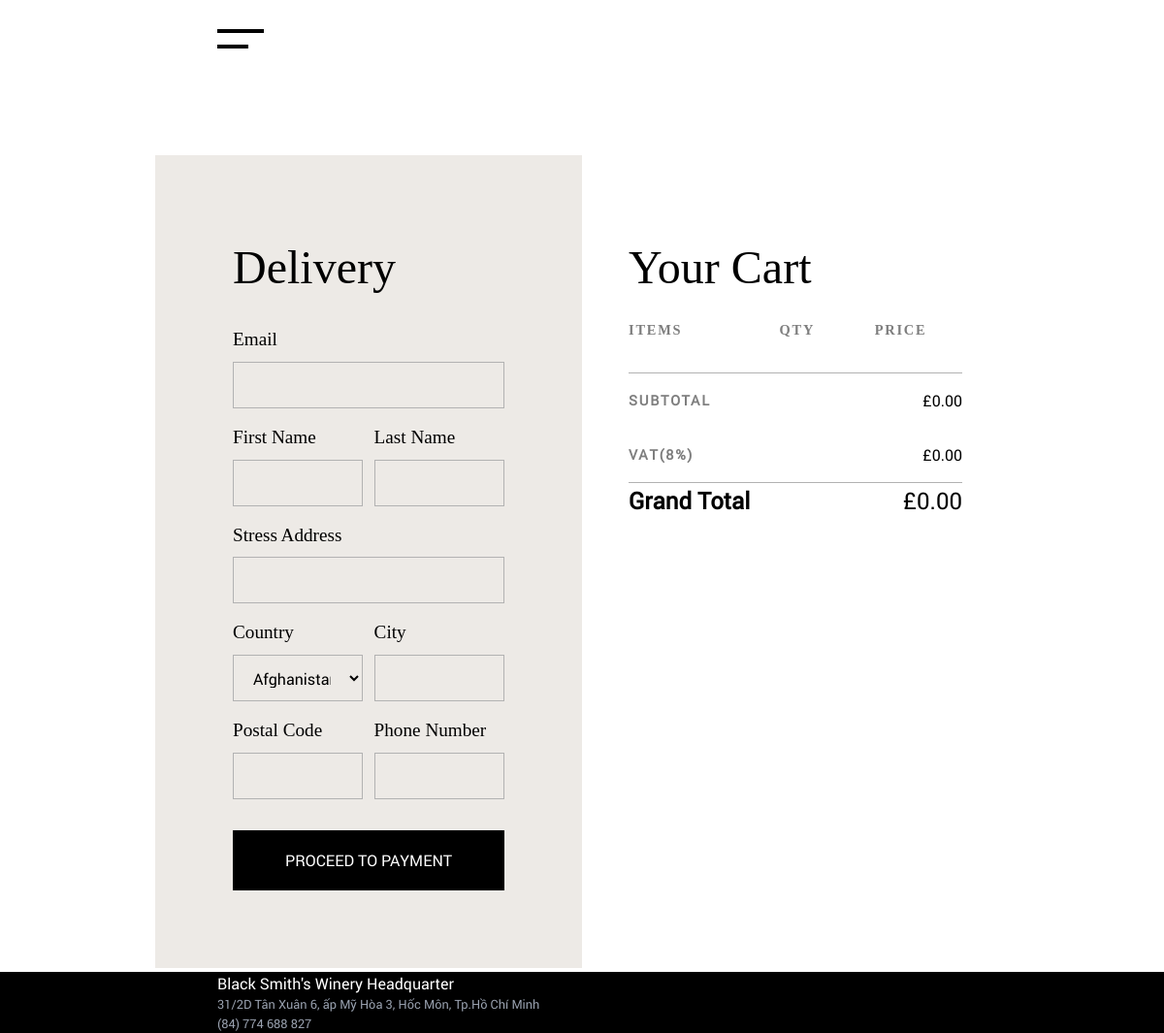
The app's page /checkout/shipping/, older data.
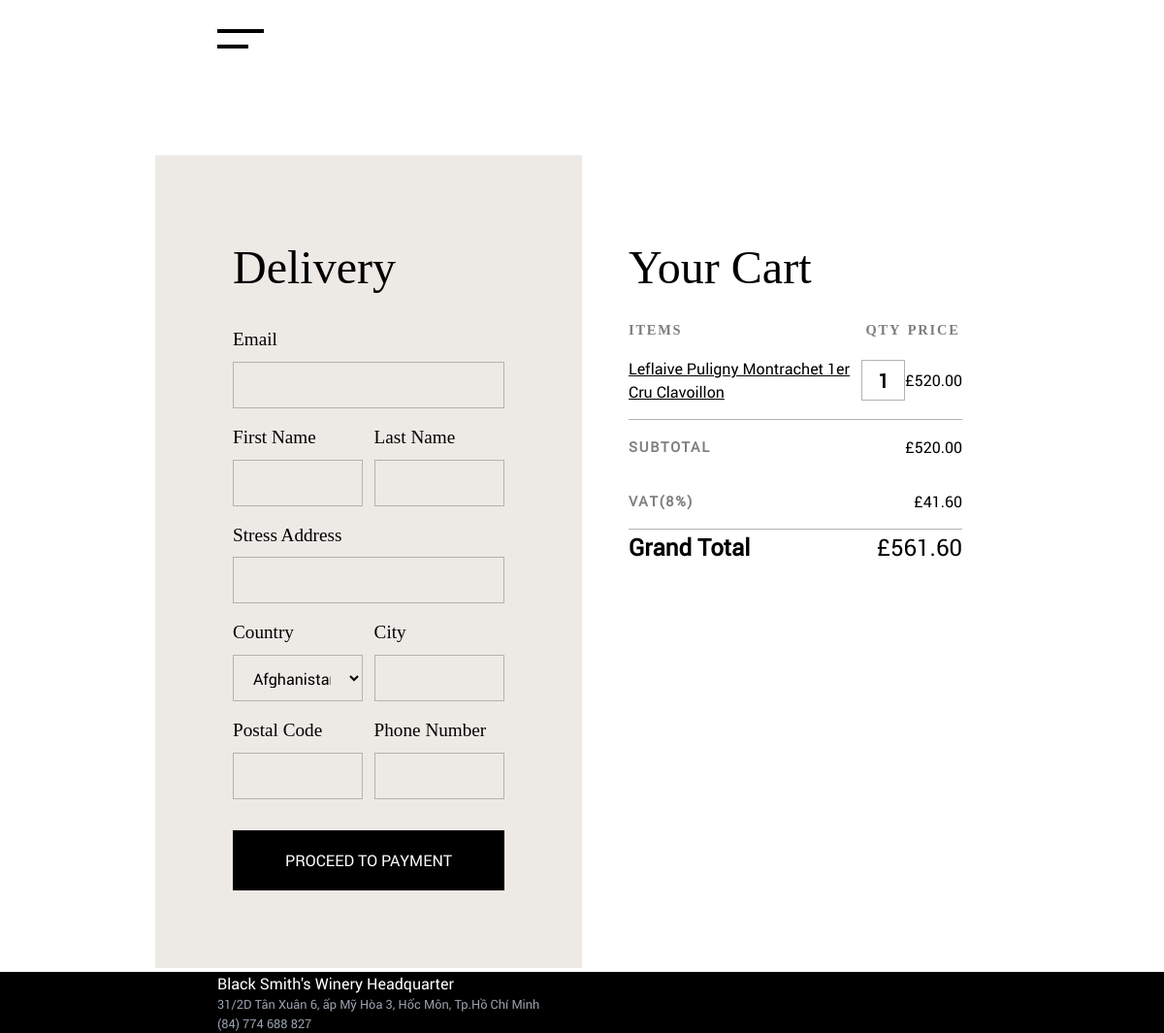
The same page, newer data.
### cart/models/cartitem.py (models this page shows)
class CartItem(models.Model):
    cart = models.ForeignKey(Cart, on_delete=models.CASCADE, related_name="items")
    product = models.ForeignKey(Product, on_delete=models.CASCADE)
    quantity = models.PositiveIntegerField(default=1)
    def get_total_price(self):
        return self.product.price * self.quantity

### shop/models/product.py (models this page shows, shortened)
class Product(models.Model):
    sku = models.CharField(max_length=50,unique=True)
    slug = models.SlugField(unique=True,blank=True)
    name = models.CharField(max_length=50)
    description = models.TextField(blank=True, null=True)
    category = models.ForeignKey(Category, on_delete=models.CASCADE, related_name='products')
    brand = models.ForeignKey(Brand, on_delete=models.CASCADE, related_name='products')
    country = models.ForeignKey(Country, on_delete=models.CASCADE, related_name='products')
    price = models.DecimalField(decimal_places=2, max_digits=12)
    volume = models.PositiveIntegerField()
    abv = models.DecimalField(decimal_places=2, max_digits=5)
    vintage = models.PositiveSmallIntegerField()
    image = models.ImageField(upload_to='products/', blank=True, null=True)

### checkout/views.py (the view, shortened to what this page needs)
# urls.py: path("shipping/", views.shipping, name="checkout/shipping"),
def shipping(request):
    session_data = request.session.get("shipping", {})
    cart = Cart.get_cart(request)
    initial = {}
    initial["customer_phone"] = session_data.get("customer_phone", "")
    initial["country"] = session_data.get("country", "")
    initial["city"] = session_data.get("city", "")
    initial["postal_code"] = session_data.get("postal_code", "")
    initial["address"] = session_data.get("address", "")
    if request.user.is_authenticated:
        initial["customer_email"] = request.user.email
        initial["customer_first_name"] = request.user.first_name
        initial["customer_last_name"] = request.user.last_name
    else:
        initial["customer_email"] = session_data.get("customer_email")
        initial["customer_first_name"] = session_data.get("customer_first_name")
        initial["customer_last_name"] = session_data.get("customer_last_name")
    subtotal = cart.get_total()
    vat = subtotal * Decimal(0.08)
    grand_total = subtotal + vat
    form = ShippingForm(initial=initial)
    context = {
        "step": 1,
        "form": form,
        "countries": Country.objects.all(),
        "cart": cart,
        "subtotal": subtotal,
        "vat": vat,
        "grand_total": grand_total,
    }
    return render(request, "checkout/shipping.html", context)

### checkout/forms/shipping.py
class ShippingForm(forms.Form):
    customer_first_name = forms.CharField(max_length=100, required=True)
    customer_last_name = forms.CharField(max_length=100, required=True)
    customer_email = forms.EmailField(required=True)
    customer_phone = forms.CharField(max_length=11, required=True)
    country = forms.CharField()
    city = forms.CharField(max_length=100, required=True)
    postal_code = forms.CharField(max_length=15, required=True)
    address = forms.CharField(max_length=255, required=True)

### cart/models/cart.py (called while the page is built)
    @staticmethod
    def get_cart(request):
        if request.user.is_authenticated:
            cart, _ = Cart.objects.get_or_create(user=request.user)
        else:
            session_key = request.session.session_key or request.session.create()
            cart, _ = Cart.objects.get_or_create(session_key=session_key)
        return cart

    def get_total(self):
        return sum(item.get_total_price() for item in self.items.all())

### checkout/templates/checkout/shipping.html (shortened to what the changed rows need)
{% extends "_CheckoutLayout.html" %}
{% load static %}
{% load humanize %}
{% block content %}
<div class="modules--1 bg-white relative text-black">
  <div class="flex justify-between flex-row">
    <div class="w-[50%] flex flex-col bg-[#EDEAE6] p-[5rem]">
      <h1 class="font-[GTSuperDisplay] text-[3rem]">Delivery</h1>
    </div>
    <div class="w-[50%] pt-[5rem] h-full top-0 sticky">
      <div class="w-full px-[3rem]">
        <h1 class="font-[GTSuperDisplay] text-[3rem]">Your Cart</h1>
        <table class="w-full pt-[1rem]">
          <thead class="">
            <tr class="text-left uppercase text-[1.2rem] font-[GTSuperDisplay]">
              <th class="eyebrow uppercase">Items</th>
              <th class="eyebrow py-[20px] text-center uppercase">Qty</th>
              <th class="eyebrow py-[20px] text-center uppercase">Price</th>
            </tr>
          </thead>
          <tbody class="pt-[1rem]">
            {% for item in cart.items.all  %}
            <tr>
              <td class="">
                <a class="inline-block underline" href="{% url 'product/details' item.product.slug %}">{{ item.product.name }}</a>
              </td>
              <td class="text-center ml-auto mr-[3.5rem]">
                <input name="quantity_{{ item.id }}" class="text-[20px] p-[5px] !w-[45px] font-[700] text-center border border-[#b2b2b2]" value="{{ item.quantity }}"/>
              </td>
              <td class="text-center ml-auto mr-[3.5rem]">
                <span>£{{ item.product.price }}</span>
              </td>
            </tr>
            {% endfor %}
          </tbody>
        </table>
        <ul class="w-full mt-[1rem] border-t-[1px] border-t-[#b2b2b2]">
          <li class="flex justify-between items-center py-[1rem]">
            <span class="eyebrow uppercase text-[1.5rem]">Subtotal</span>
            <span>£{{ subtotal|floatformat:2|intcomma }}</span>
          </li>
          <li class="flex justify-between items-center py-[1rem]">
            <span class="eyebrow uppercase text-[1.5rem]">VAT(8%)</span>
            <span>£{{ vat|floatformat:2|intcomma }}</span>
          </li>
          <li class="flex justify-between items-center border-t-[1px] border-t-[#b2b2b2] text-[1.5rem] ">
            <span class="font-bold">Grand Total</span>
            <span>£{{ grand_total|floatformat:2|intcomma }}</span>
          </li>
        </ul>
      </div>
    </div>
  </div>
</div>
{% endblock content %}

Row changes from the older to the newer data that the page shows:
added CartItem: product.name "Leflaive Puligny Montrachet 1er Cru Clavoillon", quantity "1", product.price "520.00"
Text that changed along with them:
{{ subtotal|floatformat:2|intcomma }}: "0.00" → "520.00"
{{ vat|floatformat:2|intcomma }}: "0.00" → "41.60"
{{ grand_total|floatformat:2|intcomma }}: "0.00" → "561.60"
